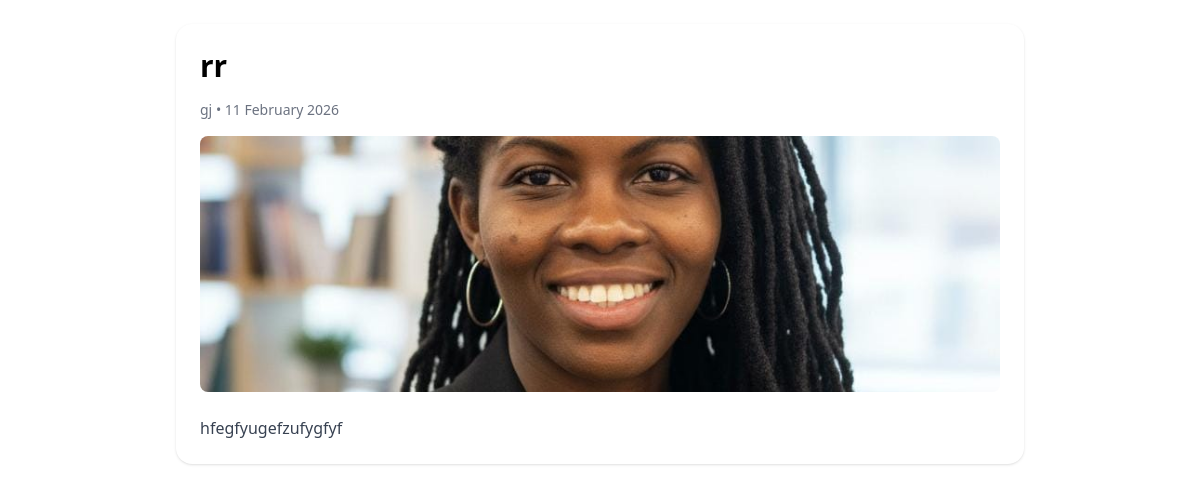
The page /magazine/1/ on the database its author committed.
### zogospel/models.py (models this page shows, shortened)
class Magazine(models.Model):
    titre = models.CharField(max_length=200)
    categorie = models.CharField(max_length=100)
    image = models.ImageField(upload_to='magazine/')
    description = models.TextField()
    date_publication = models.DateField(auto_now_add=True)
    pdf_file = models.FileField(upload_to='magazine/pdfs/', blank=True, null=True)

### zogospel/views.py (the view)
# urls.py: path('magazine/<int:id>/', views.magazine_detail, name='magazine_detail'),
def magazine_detail(request, id):
    magazine_obj = get_object_or_404(Magazine, id=id)
    return render(request, 'magazine_detail.html', {'magazine': magazine_obj})

### templates/magazine_detail.html (shortened to what this page needs)
<!doctype html>
<html lang="fr">
<head>
  <script src="https://cdn.tailwindcss.com"></script>
</head>
<body class="bg-luxury-offwhite text-luxury-black font-body">
  <main class="max-w-4xl mx-auto p-6">
    <article class="bg-white rounded-2xl shadow p-6">
      <h1 class="text-3xl font-headers font-bold mb-4">{{ magazine.titre }}</h1>
      <div class="text-sm text-gray-500 mb-4">{{ magazine.categorie }} • {{ magazine.date_publication|date:'d F Y' }}</div>
      {% if magazine.image %}
        <div class="mb-6"><img src="{{ magazine.image.url }}" alt="{{ magazine.titre }}" class="w-full h-64 object-cover rounded-lg"></div>
      {% endif %}
      <div class="prose max-w-none text-gray-700">
        {{ magazine.description|linebreaks }}
      </div>
    </article>
  </main>
</body>
</html>

### rows shown on the page
Magazine: titre "rr", categorie "gj", date_publication "11 February 2026", image (picture), description "hfegfyugefzufygfyf"
